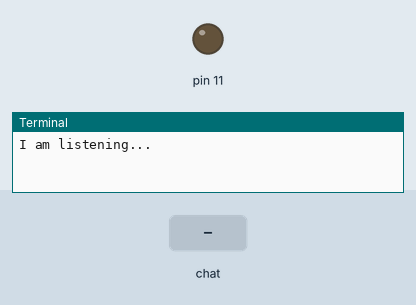
Bench run of a program on a simulated Raspberry Pi (header pin numbers). Shown: output pins drawn as LEDs (lit = HIGH), the last lines printed to the terminal. The test bench sets the inputs (shaded band).

Above: at 1.2 s.
1.3 s: chat message "on" arrives
At 2.2 s:
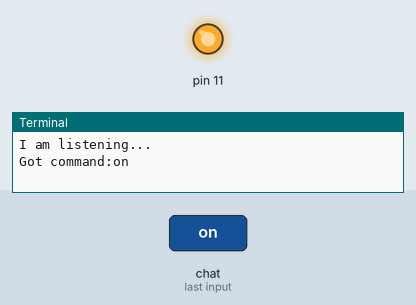
2.8 s: chat message "off" arrives
At 3.3 s:
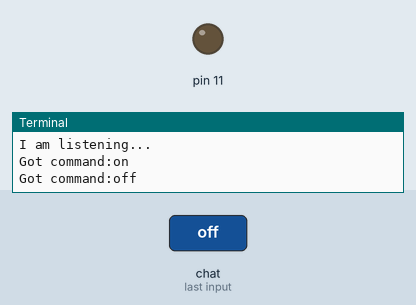
Timing chart, 0 to 5.8 s (numbered marks = the images above; inputs shaded):
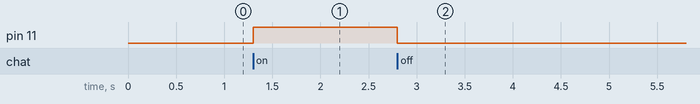

Measured:
- after the input at 1.3 s, pin 11: LOW → HIGH at once
- after the input at 2.8 s, pin 11: HIGH → LOW at once

The program:

p4.py
```python
import sys
import time
import random
import datetime
import telepot
import RPi.GPIO as GPIO

#LED
def on(pin):
    GPIO.output(pin,GPIO.HIGH)
    return

def off(pin):
    GPIO.output(pin,GPIO.LOW)
    return
#to use Raspberry Pi board pin numbers
GPIO.setmode(GPIO.BOARD)
#set up GPIO output channel
GPIO.setup(11,GPIO.OUT)

def handle(msg):
    chat_id=msg['chat']['id']
    command = msg['text']

    print('Got command:%s'% command)

    if command == 'on':
        bot.sendMessage(chat_id, on(11))
    elif command == 'off':
        bot.sendMessage(chat_id, off(11))

bot = telepot.Bot('8186534403:AAFYDpYCYTRc27vXSzE3GMd8aajbwoODldU')
bot.message_loop(handle)
print ('I am listening...')

while 1:
    time.sleep(10)
```
